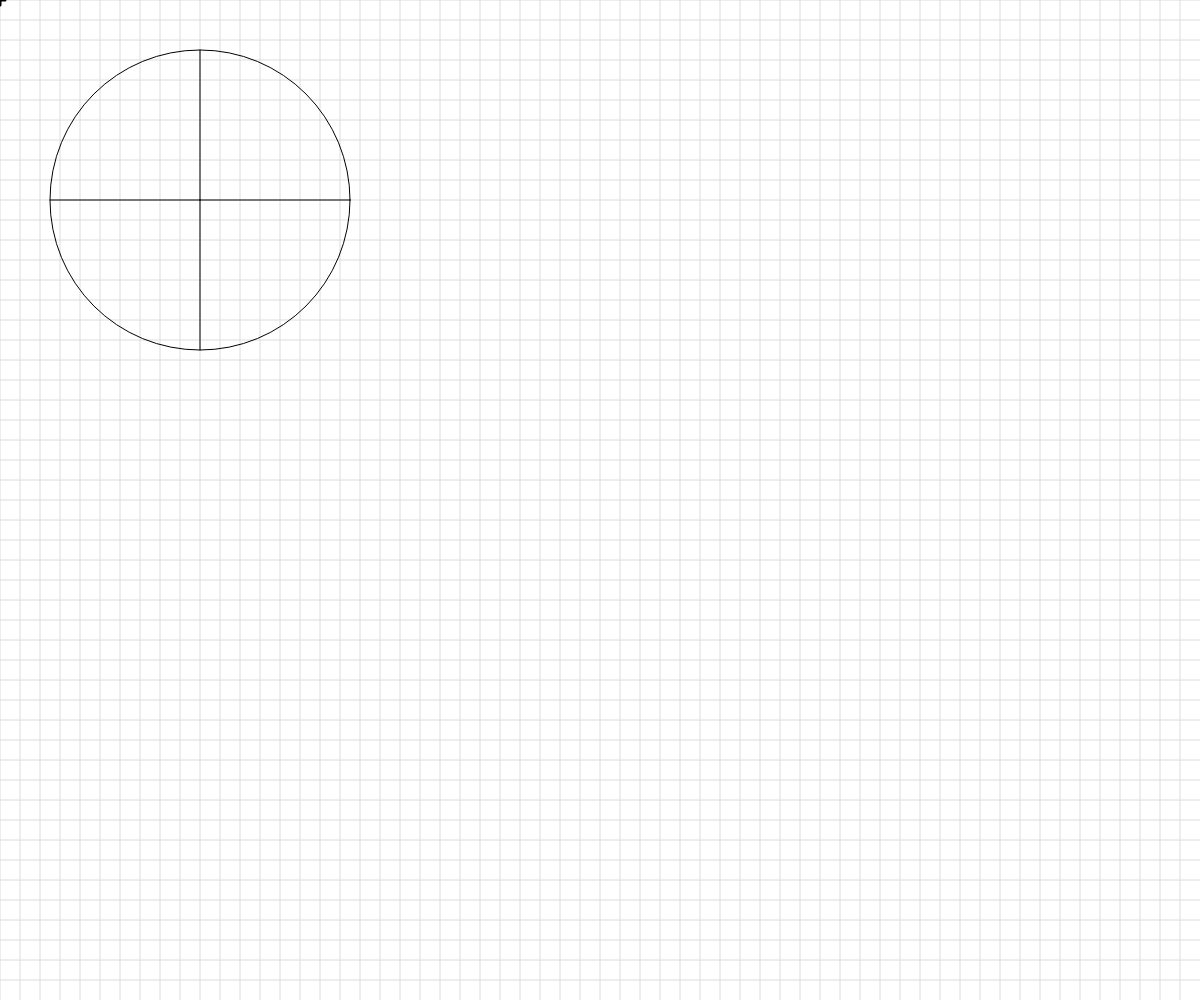
Frame 1 (no input)
Frame 60 (no input): identical to frame 1, image omitted
Frame 120 (the mouse pressed at the canvas centre since frame 60): identical to frame 1, image omitted

The p5.js sketch that drew this single still picture (run headless with seeded random() and noise() and a simulated clock; from frame 60 on, the mouse is pressed at the canvas centre):

// p5.js sketch
// ── sketch.js
// Basic transformations demo
// Ethan Meachem
// 3/6/2025



// Basic Transformations Sandbox


let originalSpacing = 20;
let spokes =4; 


function setup() {
  createCanvas(windowWidth, windowHeight);
  angleMode(DEGREES);
}

function draw() {
  noFill();
  background(255);
  drawBasicGrid(220);
  translate(200,200)
  circle(0,0,300)
  for(i = 0; i <spokes; i++){
    line(0,0,0,150);
    rotate(360/spokes);
  }
  

  //transformation one: TRANSLATION
//   push();
//  translate(120,120);
//  drawBasicGrid(150);
  // push();

  // let scaleAmount = 2.5;
  // translate(60,60);
  // scale(scaleAmount, 1);
  // drawBasicGrid(100);
  // pop();





  //transformation two: SCALE




  //transformation three: ROTATION
  //reminder: rotations are measured in radians, not degrees! Functions can help with the conversion...
  // push();
  // translate(140,140);
  // rotate(frameCount*2);
  // drawBasicGrid(150);
  // face(50,50);
 
  // pop();
  //to rotate an object around itself
  //1. translate to the objects pos
  //2.apply rotation transforms
  //3. draw object at 0,0
 
  // push();
  // translate(mouseX,mouseY);
 
  // rotate(frameCount)
  // rectangleBlue(30,30)


  
  // pop();
}


function face(x, y) {
  //draw a face at x,y
  push();
  translate(x,y);
  ellipseMode(CENTER);
  fill(200,200,0);
  stroke(0);
  ellipse(0,0,80,80);
  fill(90, 140, 30, 220);
  triangle(-20, 20, 20, 20, 0, 30);
  fill(0);
  ellipse(-25,0,10,10);
  ellipse(25,0,10,10);
  strokeWeight(5);
  line(-30,-10,30,-10);
  strokeWeight(1);
  pop();

}

function rectangleRed(x, y) {
  //draw a red rectangle at x,y (sized 50 pixels square) - to visualize what happens to the coordinate system
  //when different basic transformations are applied.
  noStroke();
  fill(255, 0, 0, 150);
  rect(x, y, 50, 50);

}

function rectangleBlue(x, y) {
  //draw a red rectangle at x,y (sized 50 pixels square) - to visualize what happens to the coordinate system
  //when different basic transformations are applied.
  noStroke();
  fill(0, 0, 255, 150);
  rect(x, y, 50, 50);

}

function drawBasicGrid(shade) {
  //draw the normal cartesian Coordinate Grid, in a light color. Spaced at 20 px by default
  stroke(shade);
  for (let x = 0; x < width; x += 20) {
    line(x, 0, x, height);
  }
  for (let y = 0; y < height; y += 20) {
    line(0, y, width, y);
  }

  //Draw "X" at the origin
  strokeWeight(3);
  stroke(0);
  line(-5,0,5,0);
  line(0,5,0,-5);
  strokeWeight(1);
}
